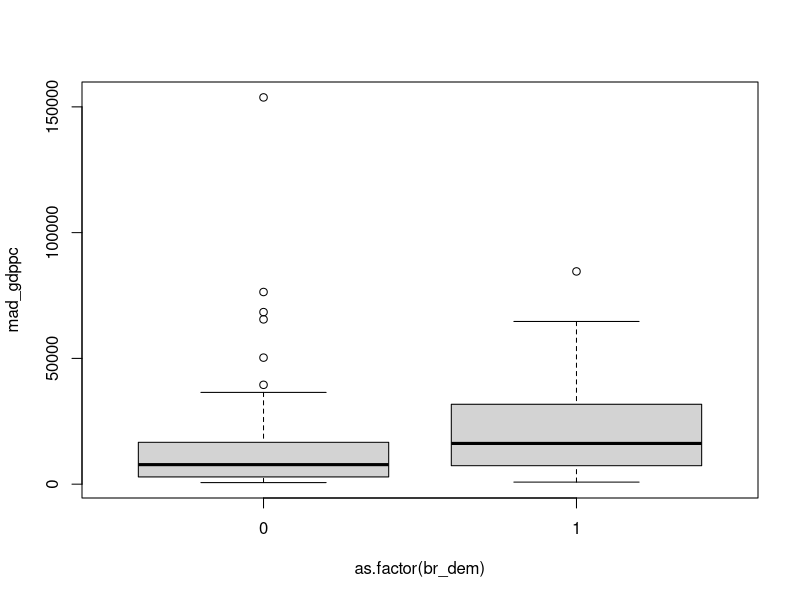
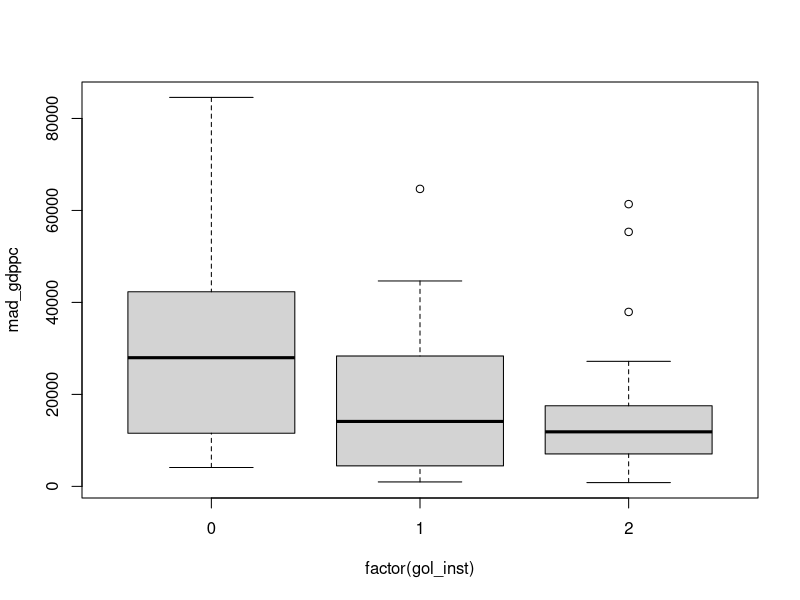
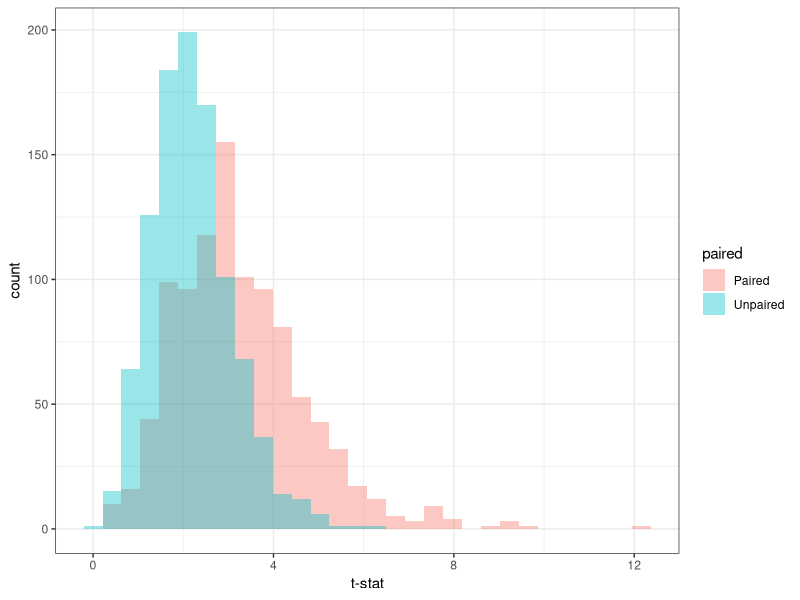
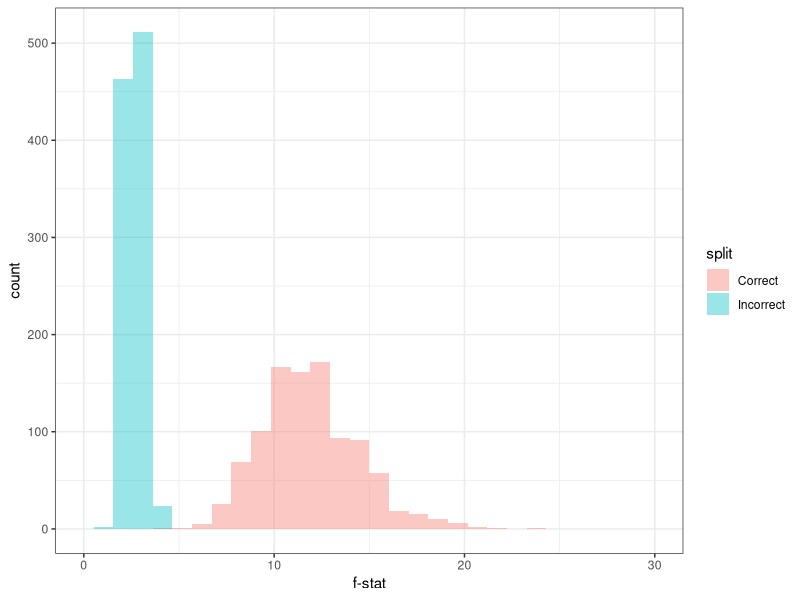
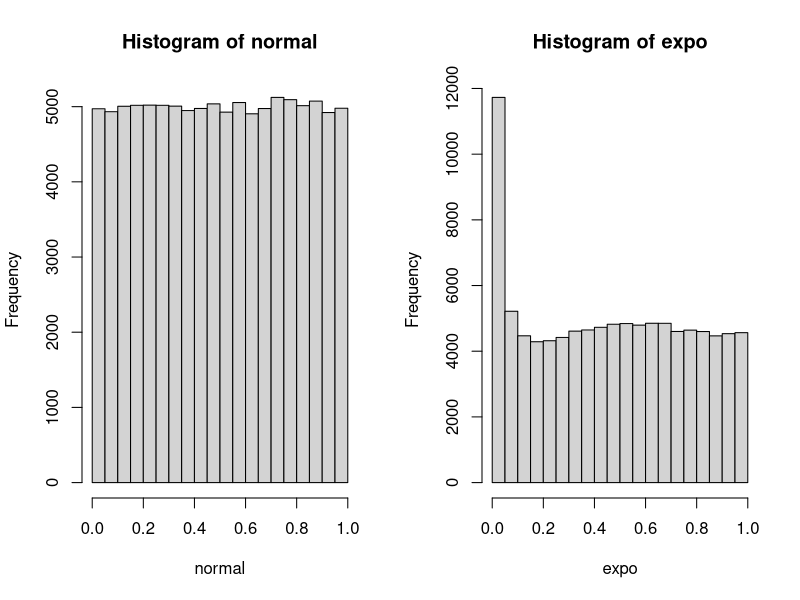

R code for these plots, in order:
## ---- chunk 1
# Read in the data
countries <- read.csv("data/countries.csv", check.names = F)
## ---- chunk 2
# T test
t.test(mad_gdppc~as.factor(br_dem), countries)

# Distribution of GDP by democracy status
boxplot(mad_gdppc~as.factor(br_dem), countries)

# Countries in each group
table(as.factor(countries$br_dem))
## ---- chunk 3
summary(aov(mad_gdppc~factor(gol_inst), countries))
boxplot(mad_gdppc~factor(gol_inst), countries)
by(countries$mad_gdppc, factor(countries$gol_inst), var,na.rm=T)/10^6
table(countries$gol_inst[!is.na(countries$mad_gdppc)])
## ---- chunk 4
prop.test(table(factor(countries$br_dem),factor(countries$br_cw)), correct = F)
table(factor(countries$br_dem),factor(countries$br_cw))
## ---- chunk 5
# This code only works for m < ~50 because of rounding errors with big choose functions, 
i = 1
m_0 = 40
m = m_0
prob = 0
alpha = 0.05
rho = 1
while(i <= m_0) {
  prob = prob + choose(m_0,i) * (-1)^(i+1)*rho^(i-1)*alpha/m
  i = i + 1
}

# Bonferroni correction
print(alpha/m)

# Actual FWER
print(prob)
## ---- chunk 6
library(ggplot2)

n = 10
beta = 1
nsim = 1000

paired_vec = vector(length = nsim)
unpaired_vec = vector(length = nsim)
for (i in 1:nsim) {
  x = rnorm(n, 10, 3)
  x_1 = x + rnorm(n, 5, 3)
  x_2 = x + beta + rnorm(n, 0, 3)
  paired_vec[i] = t.test(x_1-x_2)$statistic
  unpaired_vec[i] = t.test(x_1, x_2)$statistic
}

df = data.frame("t-stat" = c(paired_vec, unpaired_vec), 
                "paired" = c(rep("Paired", nsim), rep("Unpaired", nsim)), check.names = F)

ggplot(df, aes(x=`t-stat`, fill=paired)) + 
  geom_histogram(alpha=0.4, position="identity") + 
  theme_bw()
## ---- chunk 7
nsim = 1000
n_1 = 10
n_2 = 30
n_3 = 6
betas = 1:n_1

f_correct = vector(length = nsim)
f_incorrect = vector(length = nsim)

for (i in 1:nsim) {
  df = data.frame(matrix(nrow = 0, ncol = 0))
  for (beta in betas) {
    x = beta + rnorm(n_2, 0, 5)
    df = rbind(df, cbind(x, beta))
  }
  df$beta <- as.factor(df$beta)
  f_correct[i] = summary(aov(x~beta, df))[[1]][1,'F value']
  df$beta = as.numeric(as.character(df$beta))
  df$beta = (df$beta - 1) * n_3 + rep(rep(0:(n_3-1), n_2/n_3), n_1)
  df$beta <- as.factor(df$beta)
  f_incorrect[i] = summary(aov(x~beta, df))[[1]][1,'F value']
}

df = data.frame("f-stat" = c(f_correct, f_incorrect), 
                "split" = c(rep("Correct", nsim), rep("Incorrect", nsim)), check.names = F)

ggplot(df, aes(x=`f-stat`, fill=split)) + 
  geom_histogram(alpha=0.4, position="identity") + 
  theme_bw() + xlim(0, 30)
## ---- chunk 8
par(mfrow=c(1,2))
set.seed(139)
n = 5
nsim = 100000

normal = vector(length = nsim)
for (i in 1:nsim) {
  x = rnorm(n, 0, 1)
  normal[i] = t.test(x)$p.value
}

hist(normal)
mean(normal<0.05)

expo = vector(length = nsim)
for (i in 1:nsim) {
  x = rexp(n, 1) - 1
  expo[i] = t.test(x)$p.value
}

hist(expo)
mean(expo<0.05)
